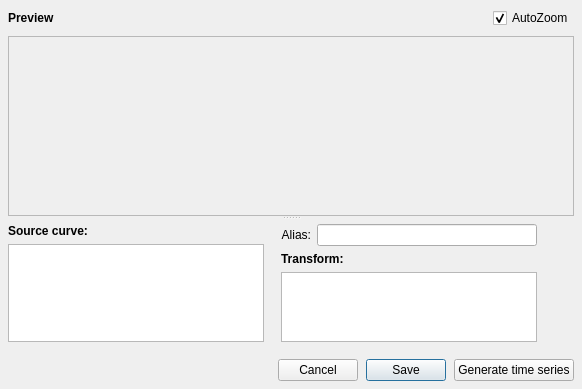
<?xml version="1.0" encoding="UTF-8"?>
<ui version="4.0">
 <class>FilterEditorPanel</class>
 <widget class="QWidget" name="FilterEditorPanel">
  <property name="windowTitle">
   <string>Filter Editor</string>
  </property>
  <layout class="QVBoxLayout" name="mainLayout">
   <property name="spacing"><number>8</number></property>
   <property name="leftMargin"><number>8</number></property>
   <property name="topMargin"><number>8</number></property>
   <property name="rightMargin"><number>8</number></property>
   <property name="bottomMargin"><number>8</number></property>

   <!-- Preview header: label + AutoZoom toggle (top-right, over the preview) -->
   <item>
    <layout class="QHBoxLayout" name="previewHeaderRow">
     <item>
      <widget class="QLabel" name="previewLabel">
       <property name="text"><string>&lt;span style=&quot;font-weight:600;&quot;&gt;Preview&lt;/span&gt;</string></property>
      </widget>
     </item>
     <item><spacer name="previewHeaderSpacer"><property name="orientation"><enum>Qt::Horizontal</enum></property><property name="sizeHint" stdset="0"><size><width>16</width><height>20</height></size></property></spacer></item>
     <item>
      <widget class="QCheckBox" name="autozoom_check">
       <property name="text"><string>AutoZoom</string></property>
       <property name="checked"><bool>true</bool></property>
      </widget>
     </item>
    </layout>
   </item>

   <!-- Preview chart and controls in a user-resizable vertical splitter -->
   <item>
    <widget class="QSplitter" name="previewSplitter">
     <property name="orientation"><enum>Qt::Vertical</enum></property>
     <property name="childrenCollapsible"><bool>false</bool></property>
     <widget class="QFrame" name="chart_preview">
     <property name="frameShape"><enum>QFrame::StyledPanel</enum></property>
     <property name="sizePolicy">
      <sizepolicy hsizetype="Expanding" vsizetype="Expanding">
       <horstretch>0</horstretch><verstretch>2</verstretch>
      </sizepolicy>
     </property>
     <property name="minimumSize"><size><width>0</width><height>180</height></size></property>
    </widget>
    <widget class="QWidget" name="controlsPane" native="true">
     <layout class="QVBoxLayout" name="controlsVLayout">
      <property name="leftMargin"><number>0</number></property>
      <property name="topMargin"><number>4</number></property>
      <property name="rightMargin"><number>0</number></property>
      <property name="bottomMargin"><number>0</number></property>
      <property name="spacing"><number>8</number></property>
      <item>
     <!-- Source curve | Transform + params -->
     <layout class="QHBoxLayout" name="columnsLayout">
     <property name="spacing"><number>8</number></property>

     <!-- Left: source curve list -->
     <item>
      <widget class="QWidget" name="leftPanel" native="true">
       <property name="minimumSize"><size><width>220</width><height>0</height></size></property>
       <property name="maximumSize"><size><width>320</width><height>16777215</height></size></property>
       <layout class="QVBoxLayout" name="leftLayout">
        <property name="leftMargin"><number>0</number></property>
        <property name="topMargin"><number>0</number></property>
        <property name="rightMargin"><number>0</number></property>
        <property name="bottomMargin"><number>0</number></property>
        <item>
         <widget class="QLabel" name="sourceLabel">
          <property name="text"><string>&lt;span style=&quot;font-weight:600;&quot;&gt;Source curve:&lt;/span&gt;</string></property>
         </widget>
        </item>
        <item>
         <widget class="QListWidget" name="series_list">
          <property name="sizePolicy">
           <sizepolicy hsizetype="Expanding" vsizetype="Expanding">
            <horstretch>0</horstretch><verstretch>1</verstretch>
           </sizepolicy>
          </property>
          <property name="selectionMode">
           <enum>QAbstractItemView::ExtendedSelection</enum>
          </property>
         </widget>
        </item>
       </layout>
      </widget>
     </item>

     <!-- Column separator (theme-coloured via QSS [separatorLine="true"]) -->
     <item>
      <widget class="QFrame" name="filterColumnSep1" native="true">
       <property name="minimumSize"><size><width>1</width><height>0</height></size></property>
       <property name="maximumSize"><size><width>1</width><height>16777215</height></size></property>
       <property name="sizePolicy"><sizepolicy hsizetype="Fixed" vsizetype="Expanding"><horstretch>0</horstretch><verstretch>0</verstretch></sizepolicy></property>
       <property name="separatorLine" stdset="0"><bool>true</bool></property>
      </widget>
     </item>

     <!-- Center column: alias + transform list -->
     <item>
      <widget class="QWidget" name="centerPanel" native="true">
       <property name="minimumSize"><size><width>200</width><height>0</height></size></property>
       <property name="maximumSize"><size><width>340</width><height>16777215</height></size></property>
       <layout class="QVBoxLayout" name="centerLayout">
        <property name="leftMargin"><number>0</number></property>
        <property name="topMargin"><number>0</number></property>
        <property name="rightMargin"><number>0</number></property>
        <property name="bottomMargin"><number>0</number></property>

        <!-- Alias row - mirrors PJ3 plotwidget_transforms.ui lineEditAlias -->
        <item>
         <layout class="QHBoxLayout" name="aliasRow">
          <item>
           <widget class="QLabel" name="aliasLabel">
            <property name="text"><string>Alias:</string></property>
            <property name="alignment"><set>Qt::AlignRight|Qt::AlignVCenter</set></property>
           </widget>
          </item>
          <item>
           <widget class="QLineEdit" name="alias_edit">
            <property name="minimumSize"><size><width>140</width><height>0</height></size></property>
            <property name="toolTip"><string>Name of the filtered output series (editable)</string></property>
           </widget>
          </item>
         </layout>
        </item>

        <item>
         <widget class="QLabel" name="transformLabel">
          <property name="text"><string>&lt;span style=&quot;font-weight:600;&quot;&gt;Transform:&lt;/span&gt;</string></property>
         </widget>
        </item>
        <item>
         <widget class="QListWidget" name="transform_list">
          <property name="minimumSize"><size><width>180</width><height>0</height></size></property>
         </widget>
        </item>
       </layout>
      </widget>
     </item>

     <!-- Column separator (theme-coloured via QSS [separatorLine="true"]) -->
     <item>
      <widget class="QFrame" name="filterColumnSep2" native="true">
       <property name="minimumSize"><size><width>1</width><height>0</height></size></property>
       <property name="maximumSize"><size><width>1</width><height>16777215</height></size></property>
       <property name="sizePolicy"><sizepolicy hsizetype="Fixed" vsizetype="Expanding"><horstretch>0</horstretch><verstretch>0</verstretch></sizepolicy></property>
       <property name="separatorLine" stdset="0"><bool>true</bool></property>
      </widget>
     </item>

     <!-- Right column: parameter panels -->
     <item>
      <widget class="QWidget" name="paramsPanel" native="true">
       <layout class="QVBoxLayout" name="paramsColLayout">
        <property name="leftMargin"><number>0</number></property>
        <property name="topMargin"><number>0</number></property>
        <property name="rightMargin"><number>0</number></property>
        <property name="bottomMargin"><number>0</number></property>
        <item>
         <!-- Parameters-column header: Copy / Paste / Apply-to-all icon buttons
              (theme-aware QToolButtons appended in C++, matching the scene3d
              settings toolbar), pushed to the right. -->
         <layout class="QHBoxLayout" name="autozoomRow">
          <property name="spacing"><number>2</number></property>
          <item>
           <spacer name="autozoomSpacer">
            <property name="orientation"><enum>Qt::Horizontal</enum></property>
            <property name="sizeHint" stdset="0"><size><width>16</width><height>20</height></size></property>
           </spacer>
          </item>
         </layout>
        </item>
        <item>
         <widget class="QWidget" name="paramsArea" native="true">
            <layout class="QVBoxLayout" name="paramsLayout">
             <property name="leftMargin"><number>0</number></property>
             <property name="topMargin"><number>0</number></property>
             <property name="rightMargin"><number>0</number></property>
             <property name="bottomMargin"><number>0</number></property>

        <!-- The per-filter parameter editor is generated at runtime from the
             selected Luau filter class's schema (ParameterForm, inserted at
             index 0 in C++). The old hardcoded panel_* widgets were removed in
             M9. Only the bottom spacer remains as a static child. -->
        <item>
         <spacer name="rightSpacer">
          <property name="orientation"><enum>Qt::Vertical</enum></property>
          <property name="sizeHint" stdset="0"><size><width>20</width><height>0</height></size></property>
         </spacer>
        </item>
            </layout>
           </widget>
          </item>
         </layout>
        </widget>
       </item>
      </layout>
      </item>
      <item>
       <widget class="QFrame" name="filterBottomSeparator" native="true">
        <property name="minimumSize"><size><width>0</width><height>1</height></size></property>
        <property name="maximumSize"><size><width>16777215</width><height>1</height></size></property>
        <property name="separatorLine" stdset="0"><bool>true</bool></property>
       </widget>
      </item>
     </layout>
     </widget>
   </widget>
   </item>

   <!-- Status (left) + Close / Apply (right) -->
   <item>
    <layout class="QHBoxLayout" name="buttonBar">
     <property name="spacing"><number>8</number></property>
     <item><widget class="QLabel" name="status_label"><property name="text"><string></string></property></widget></item>
     <item>
      <spacer name="buttonBarSpacer">
       <property name="orientation"><enum>Qt::Horizontal</enum></property>
       <property name="sizeHint" stdset="0"><size><width>16</width><height>20</height></size></property>
      </spacer>
     </item>
     <item><widget class="QPushButton" name="cancel_btn"><property name="text"><string>Cancel</string></property></widget></item>
     <item><widget class="QPushButton" name="save_btn"><property name="text"><string>Save</string></property><property name="default"><bool>true</bool></property></widget></item>
     <item><widget class="QPushButton" name="generate_btn"><property name="text"><string>Generate time series</string></property><property name="toolTip"><string>Apply the filter and add the result as a new persistent series in the datastore and curve tree</string></property></widget></item>
    </layout>
   </item>

  </layout>
 </widget>
 <customwidgets>
  <customwidget>
   <class>PJ::ComboBox</class>
   <extends>QComboBox</extends>
   <header>pj_widgets/ComboBox.h</header>
  </customwidget>
 </customwidgets>
</ui>
